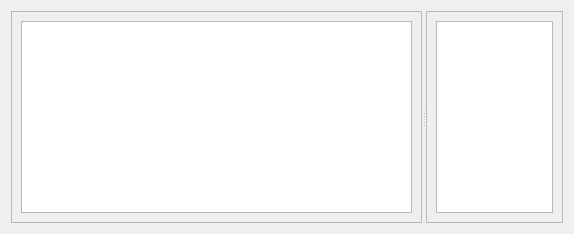
        <widget class="QWidget" name="Drones">
         <attribute name="title">
          <string>Drones</string>
         </attribute>
         <layout class="QGridLayout" name="gridLayout_3">
          <item row="0" column="0">
           <widget class="QSplitter" name="splitter_2">
            <property name="orientation">
             <enum>Qt::Horizontal</enum>
            </property>
            <widget class="QFrame" name="frame">
             <property name="sizePolicy">
              <sizepolicy hsizetype="Preferred" vsizetype="Preferred">
               <horstretch>3</horstretch>
               <verstretch>0</verstretch>
              </sizepolicy>
             </property>
             <property name="frameShape">
              <enum>QFrame::StyledPanel</enum>
             </property>
             <property name="frameShadow">
              <enum>QFrame::Raised</enum>
             </property>
             <layout class="QGridLayout" name="gridLayout_5">
              <item row="0" column="0">
               <widget class="QTextEdit" name="textEdit"/>
              </item>
             </layout>
            </widget>
            <widget class="QFrame" name="frame_2">
             <property name="sizePolicy">
              <sizepolicy hsizetype="Preferred" vsizetype="Preferred">
               <horstretch>1</horstretch>
               <verstretch>0</verstretch>
              </sizepolicy>
             </property>
             <property name="frameShape">
              <enum>QFrame::StyledPanel</enum>
             </property>
             <property name="frameShadow">
              <enum>QFrame::Raised</enum>
             </property>
             <layout class="QGridLayout" name="gridLayout_7">
              <item row="0" column="0">
               <widget class="QTextEdit" name="textEdit_2"/>
              </item>
             </layout>
            </widget>
           </widget>
          </item>
         </layout>
        </widget>
